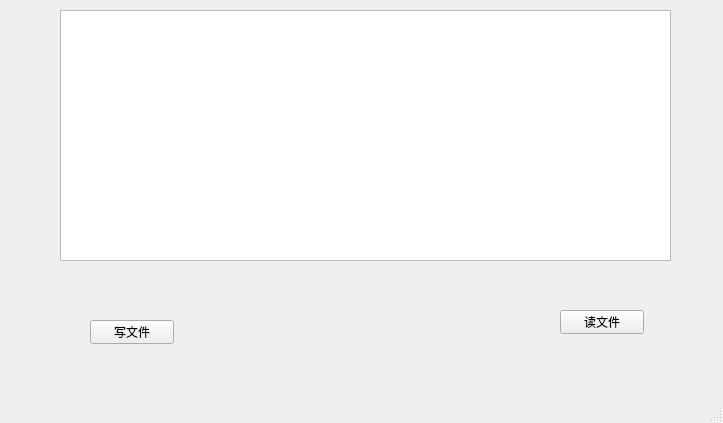
<?xml version="1.0" encoding="UTF-8"?>
<ui version="4.0">
 <class>MainWindow</class>
 <widget class="QMainWindow" name="MainWindow">
  <property name="geometry">
   <rect>
    <x>0</x>
    <y>0</y>
    <width>723</width>
    <height>423</height>
   </rect>
  </property>
  <property name="windowTitle">
   <string>MainWindow</string>
  </property>
  <widget class="QWidget" name="centralwidget">
   <widget class="QPushButton" name="pushButton_writeFile">
    <property name="geometry">
     <rect>
      <x>90</x>
      <y>320</y>
      <width>84</width>
      <height>24</height>
     </rect>
    </property>
    <property name="text">
     <string>写文件</string>
    </property>
   </widget>
   <widget class="QPushButton" name="pushButton_readFile">
    <property name="geometry">
     <rect>
      <x>560</x>
      <y>310</y>
      <width>84</width>
      <height>24</height>
     </rect>
    </property>
    <property name="text">
     <string>读文件</string>
    </property>
   </widget>
   <widget class="QTextEdit" name="textEdit">
    <property name="geometry">
     <rect>
      <x>60</x>
      <y>10</y>
      <width>611</width>
      <height>251</height>
     </rect>
    </property>
   </widget>
  </widget>
  <widget class="QMenuBar" name="menubar">
   <property name="geometry">
    <rect>
     <x>0</x>
     <y>0</y>
     <width>723</width>
     <height>25</height>
    </rect>
   </property>
  </widget>
  <widget class="QStatusBar" name="statusbar"/>
 </widget>
 <resources/>
 <connections/>
</ui>
